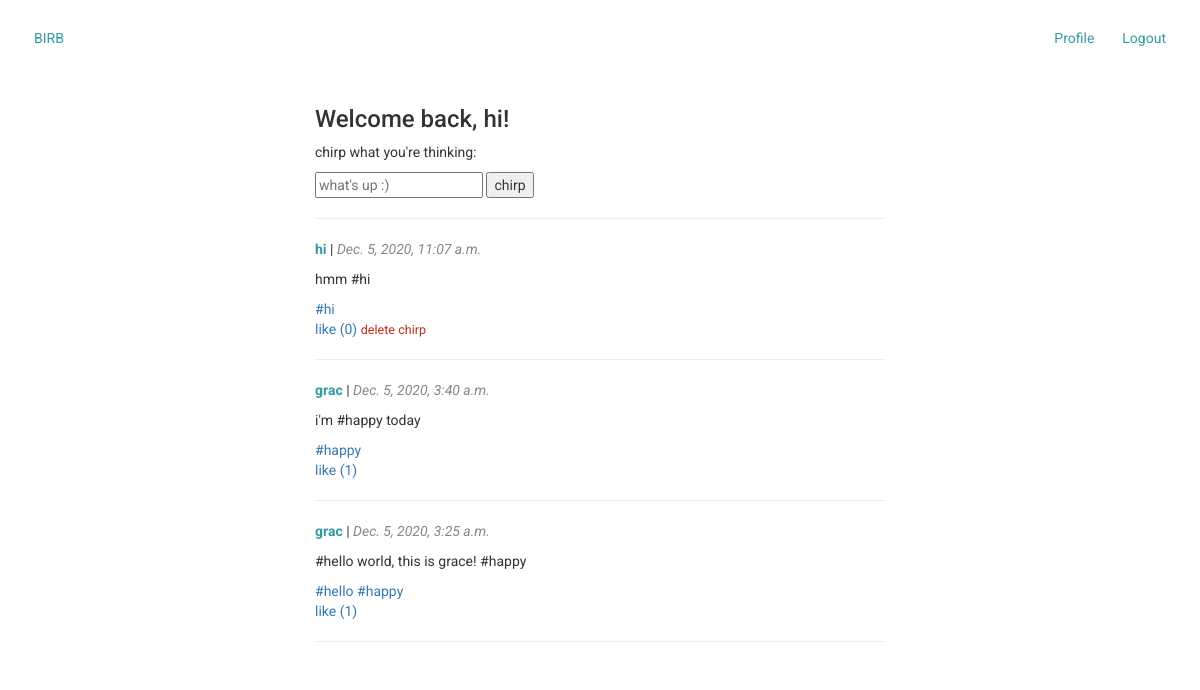
The app's page / (signed in) with its own data.
### main/models.py (models this page shows, shortened)
class Chirp(models.Model):
    body = models.TextField(max_length=300)
    author = models.ForeignKey(User, on_delete=models.CASCADE, null=True)
    created_at = models.DateTimeField()
    hashtags = models.ManyToManyField(Hashtag)
    likes = models.ManyToManyField(User, related_name='likes', blank=True)

class Hashtag(models.Model):
    tag = models.CharField(max_length=30)
    def __str__(self):
        return self.tag

### main/views.py (the view, shortened to what this page needs)
# urls.py: path('', views.main_view, name='main_view'),
def main_view(request):
    chirps = Chirp.objects.all().order_by('-created_at')
    return render(request, 'main.html', {'chirps': chirps})

### main/templates/main.html (shortened to what this page needs)
{% extends 'base.html' %}
{% load static %}
{% block styles %}
    {% if user.is_authenticated %}
        <link rel="stylesheet" href="{% static 'css/chirp_list.css' %}">
    {% endif %}
{% endblock %}
{% block content %}
    {% if user.is_authenticated %}
        <h3>Welcome back, {{user.username}}!</h3>
        <form method="POST" action="/">
            <p>chirp what you're thinking:</p>
            <input name="body" placeholder="what's up :)"/>
            <input type="submit" value="chirp"/>
        </form>
        <hr/>
        {% for chirp in chirps %}
            <div class="chirp-card">
                <p><span class="chirp-username"><b>
                    <a href="{% url 'user_view' username=chirp.author.username %}">{{ chirp.author.username }}</a>
                </b></span> |
                    <span class="chirp-created-at"><i>{{ chirp.created_at }}</i></span></p>
                <p>{{ chirp.body }}</p>
                {% for tag in chirp.hashtags.all %}
                    <span><a href="/tag/{{tag}}">#{{ tag }}</a></span>
                {% endfor %}<br>
                <span><a href="/like?id={{chirp.id}}">like ({{ chirp.likes.count }})</a></span>
                {% if chirp.author == user %}
                    <span class="chirp-delete"><a href="delete?id={{chirp.id}}">delete chirp</a></span>
                {% endif %}
                <hr/>
            </div>
        {% endfor %}
    {% endif %}
{% endblock %}

### main/static/css/base.css (style rules this page uses)
* { font-family: 'Roboto', sans-serif; }
body { align-items: center; }
a { text-decoration: none; }

### main/static/css/chirp_list.css (style rules this page uses)
.chirp-card { margin: 20px auto; }
.chirp-username a { color: #329ba1; }
.chirp-username { color: #329ba1; }
.chirp-delete a { color: #bf3017; font-size: 90%; }
.chirp-created-at { color: #878787; }

### records on screen
Chirp: author.username "hi", created_at "Dec. 5, 2020, 11:07 a.m.", body "hmm #hi", likes.count "0"
Hashtag: tag "hi"
Chirp: author.username "grac", created_at "Dec. 5, 2020, 3:40 a.m.", body "i'm #happy today", likes.count "1"
Hashtag: tag "happy"
Chirp: author.username "grac", created_at "Dec. 5, 2020, 3:25 a.m.", body "#hello world, this is grace! #happy", likes.count "1"
Hashtag: tag "hello"

### other values on screen
{{ user.username }} "hi"
